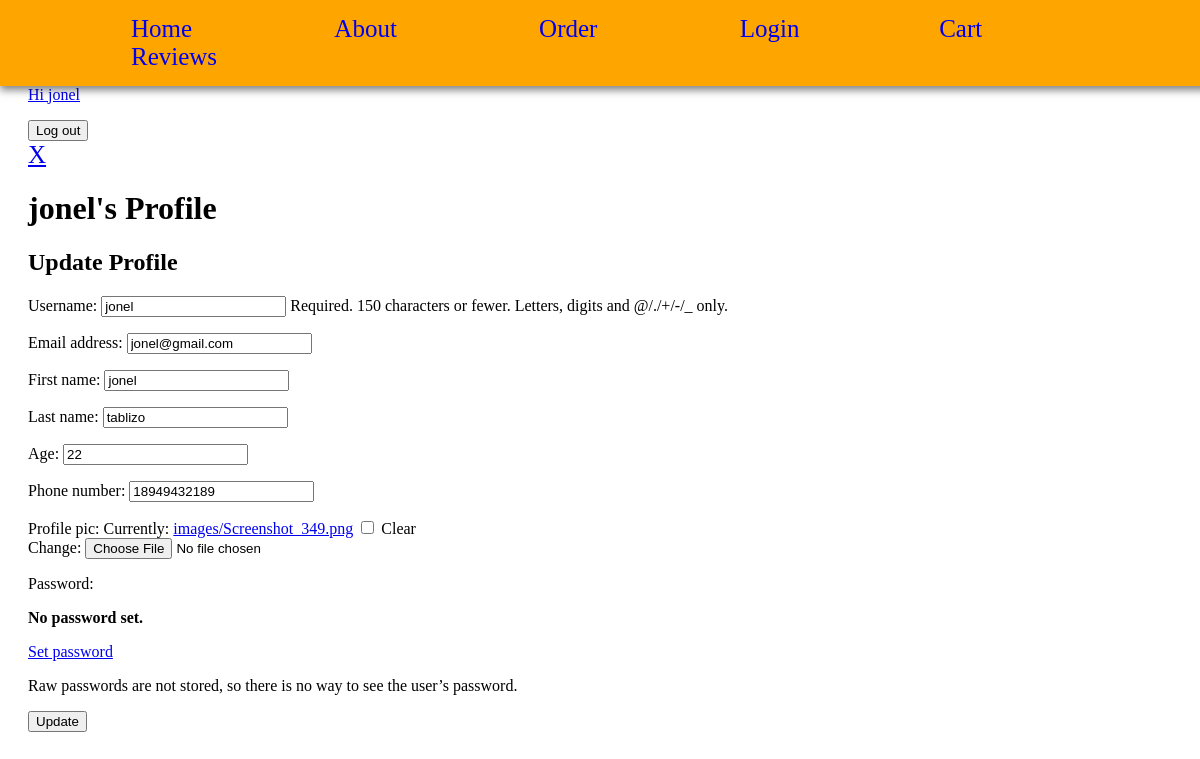
Page /accounts/profile/edit/ (signed in) on the committed database.
### accounts/models.py (models this page shows)
class CustomUser(AbstractUser):
    age = models.IntegerField(null=True, blank=True)
    phone_number = models.CharField(max_length=20, null=True, blank=True)
    REQUIRED_FIELDS = ['email', 'age']
    USERNAME_FIELD = 'username'
    profile_pic = models.ImageField(upload_to='images/', null=True, blank=True)

### accounts/views.py (the view)
# urls.py: path('profile/edit/', ProfileUpdateView.as_view(), name='profile_edit'),
class ProfileUpdateView(LoginRequiredMixin, UpdateView):
    model = CustomUser
    form_class = CustomUserChangeForm
    template_name = 'registration/profile_edit.html'
    success_url = reverse_lazy('profile')
    def get_object(self):
        return self.request.user  # Allow user to edit their own profile

### accounts/forms.py
class CustomUserChangeForm(UserChangeForm):
     class Meta:
        model = CustomUser
        fields = ('username', 'email', 'first_name', 'last_name', 'age', 'phone_number', 'profile_pic')

### app/templates/registration/profile_edit.html (shortened to what this page needs)
{% extends 'app/base.html'%}
{% block content %}
    <div class="custom-form">
        <a href="{% url 'profile' %}" style="font-size: 25px">X</a>
            <h1>{{ user.username }}'s Profile</h1>
            <div class="row">
                <div class="col-md-6">
                    <h2>Update Profile</h2>
                    <form method="post" enctype="multipart/form-data" class="custom-form" style="color: black">
                        {{ form.as_p }}
                        <input type="submit" value="Update" class="input_button">
                    </form>
                </div>
            </div>
    </div>
{% endblock %}

### app/templates/app/base.html (shortened to what this page needs)
{% load static %}
<!DOCTYPE html>
<html lang="en">
<head>
    <link rel="stylesheet" href="{% static 'css/base.css' %}"
</head>
<body>
    {% include 'app/navbar.html' %}
    <main>
    {% if user.is_authenticated %}
        <a href="{% url 'profile' %}"><p>Hi {{ user.username }}</p></a>
        <form method="post" action="{% url 'logout' %}">
            <button type="submit">Log out</button>
        </form>
    {% else %}
        <p>You are not logged in</p>
    {% endif %}
{% block content %}{% endblock content %}
</main>
</body>
</html>

### static/css/base.css (style rules this page uses)
main { margin-top: 50px; padding: 20px; }

### rows in the picture
CustomUser: username "jonel", email "jonel@gmail.com", first_name "jonel", last_name "tablizo", age "22", phone_number "18949432189"
